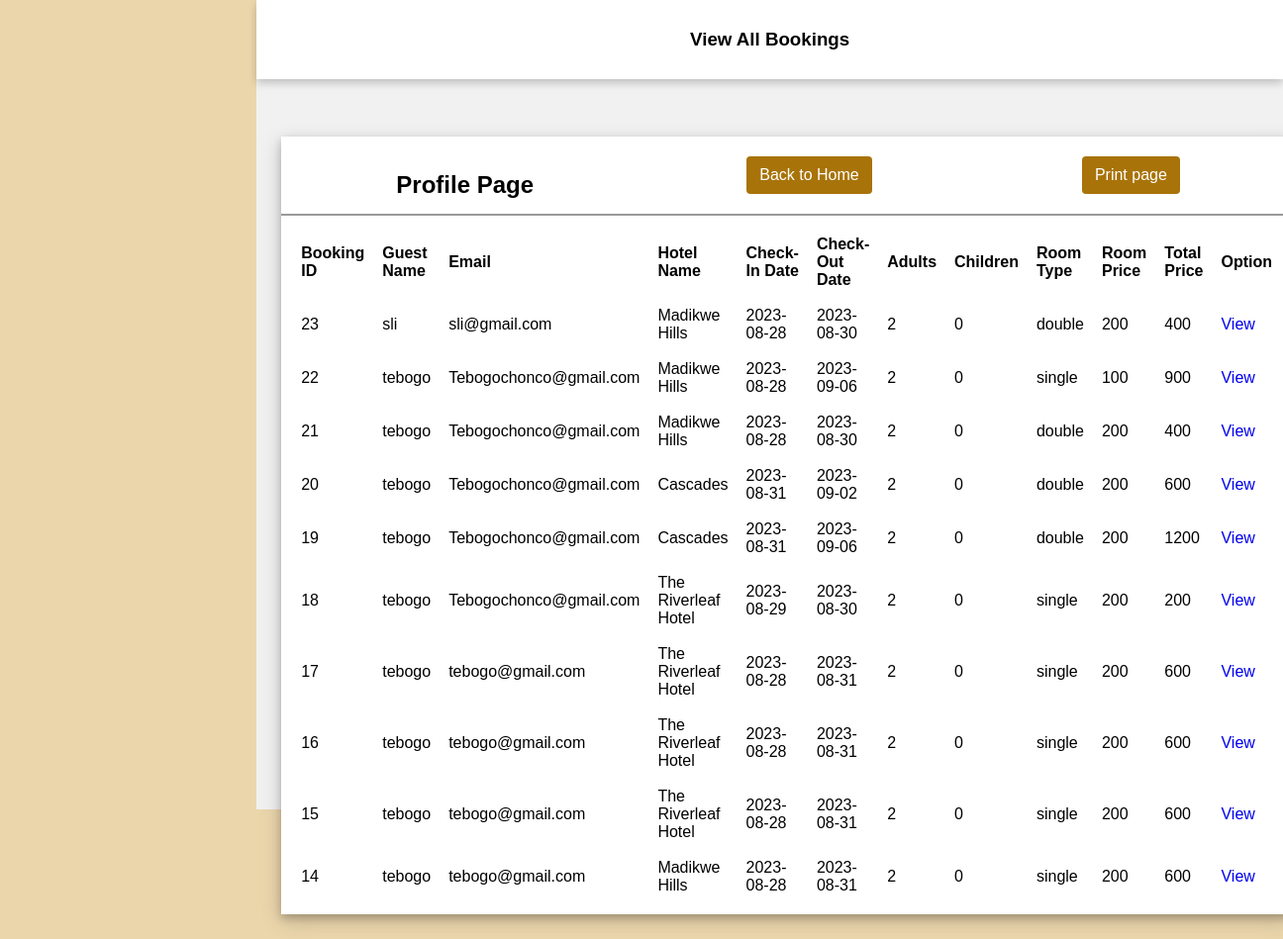
The app's page /profile.php with its own data.
### tables this page shows
CREATE TABLE `bookings` (
  `ID` int(11) NOT NULL,
  `guest_name` varchar(255) NOT NULL,
  `email` varchar(255) NOT NULL,
  `hotel_name` varchar(255) NOT NULL,
  `checkin_date` date NOT NULL,
  `checkout_date` date NOT NULL,
  `adults` tinyint(11) NOT NULL,
  `children` tinyint(11) NOT NULL,
  `room_type` varchar(255) NOT NULL,
  `room_price` decimal(11,0) NOT NULL,
  `total_price` decimal(11,0) NOT NULL
);

### profile.php (the view, shortened to what this page needs)
<?php
require_once 'includes/database.php';
?>
<!DOCTYPE html>
<html lang="en">
<head>
    <link rel="stylesheet" href="Admin/hotels.css">
</head>
<body>
    <br>
    <div class="container">
        <div class="header">
            <h3>View All Bookings</h3><br>
        </div>
        <div class="content">
            <div class="content-2">
                <div class="recent-payments">
                    <div class="title">
                        <h2>Profile Page</h2>
                        <li><a href="home.php"><button class="btn" id="addBtn">Back to Home</button></a></li>
                        <li><a href=""><button class="btn" id="addBtn">Print page</button></a></li>
                    </div>
                    <table>
                        <tr>
                            <th>Booking ID</th>
                            <th>Guest Name</th>
                            <th>Email</th>
                            <th>Hotel Name</th>
                            <th>Check-In Date</th>
                            <th>Check-Out Date</th>
                            <th>Adults</th>
                            <th>Children</th>
                            <th>Room Type</th>
                            <th>Room Price</th>
                            <th>Total Price</th>
                            <th>Option</th>
                        </tr>
                        <?php
                        $sql = "SELECT
                            b.ID AS BookingID,
                            b.guest_name AS GuestName,
                            b.email AS Email,
                            b.hotel_name AS HotelName,
                            b.checkin_date AS CheckInDate,
                            b.checkout_date AS CheckOutDate,
                            b.adults AS Adults,
                            b.children AS Children,
                            b.room_type AS RoomType,
                            b.room_price AS RoomPrice,
                            b.total_price AS TotalPrice
                        FROM bookings b
                        ORDER BY b.ID DESC
                        LIMIT 10";
                        $result = mysqli_query($conn, $sql);
                        if ($result->num_rows > 0) {
                            while ($row = $result->fetch_assoc()) { ?>
                        <tr>
                            <td><?php echo $row["BookingID"] ?></td>
                            <td><?php echo $row["GuestName"] ?></td>
                            <td><?php echo $row["Email"] ?></td>
                            <td><?php echo $row["HotelName"] ?></td>
                            <td><?php echo $row["CheckInDate"] ?></td>
                            <td><?php echo $row["CheckOutDate"] ?></td>
                            <td><?php echo $row["Adults"] ?></td>
                            <td><?php echo $row["Children"] ?></td>
                            <td><?php echo $row["RoomType"] ?></td>
                            <td><?php echo $row["RoomPrice"] ?></td>
                            <td><?php echo $row["TotalPrice"] ?></td>
                            <td><a href="#" class="btn">View</a></td>
                        </tr>
                        <?php
                    }
                } else {
                    echo "No bookings found.";
                }
                ?>
                    </table>
                </div>
            </div>
        </div>
    </div>
</body>
</html>

### Admin/hotels.css (style rules this page uses)
* { margin: 0; padding: 0; box-sizing: border-box; font-family: 'Poppins', sans-serif; }
body { background-color: #ebd6ac; min-height: 100vh; }
a { text-decoration: none; }
li { list-style: none; }
h1, h2, h4, h5 { text-align: center; margin-top: 20px; }
.title { display: flex; align-items: center; justify-content: space-around; padding: 15px 10px; border-bottom: 2px solid #999; }
table { padding: 10px; }
th, td { text-align: left; padding: 8px; }
.container { position: absolute; right: 0; width: 80vw; height: 100vh; background: #f1f1f1; }
.container .header { position: fixed; top: 0; right: 0; width: 80vw; height: 10vh; background: white; display: flex; align-items: center; justify-content: center; box-shadow: 0 4px 8px 0 rgba(0, 0, 0, 0.2); z-index: 1; }
.container .content { position: relative; margin-top: 10vh; min-height: 90vh; background: #f1f1f1; }
.container .content .content-2 { min-height: 60vh; display: flex; justify-content: space-around; align-items: flex-start; flex-wrap: wrap; }
.container .content .content-2 .recent-payments { min-height: 50vh; flex: 5; background: white; margin: 0 25px 25px 25px; box-shadow: 0 4px 8px 0 rgba(0, 0, 0, 0.2), 0 6px 20px 0 rgba(0, 0, 0, 0.19); display: flex; flex-direction: column; }
button { display: block; width: 100%; padding: 10px; margin: 3px; background-color: #a87309; color: #fff; border: none; border-radius: 4px; font-size: 16px; cursor: pointer; }
.container { display: flex; flex-direction: column; }
.content-2 { margin-top: 20px; padding-top: 20px; }

### records on screen
bookings: ID "23", guest_name "sli", email "sli@gmail.com", hotel_name "Madikwe Hills", checkin_date "2023-08-28", checkout_date "2023-08-30", adults "2", children "0", room_type "double", room_price "200", total_price "400"
bookings: ID "22", guest_name "tebogo", email "Tebogochonco@gmail.com", hotel_name "Madikwe Hills", checkin_date "2023-08-28", checkout_date "2023-09-06", adults "2", children "0", room_type "single", room_price "100", total_price "900"
bookings: ID "21", guest_name "tebogo", email "Tebogochonco@gmail.com", hotel_name "Madikwe Hills", checkin_date "2023-08-28", checkout_date "2023-08-30", adults "2", children "0", room_type "double", room_price "200", total_price "400"
bookings: ID "20", guest_name "tebogo", email "Tebogochonco@gmail.com", hotel_name "Cascades", checkin_date "2023-08-31", checkout_date "2023-09-02", adults "2", children "0", room_type "double", room_price "200", total_price "600"
bookings: ID "19", guest_name "tebogo", email "Tebogochonco@gmail.com", hotel_name "Cascades", checkin_date "2023-08-31", checkout_date "2023-09-06", adults "2", children "0", room_type "double", room_price "200", total_price "1200"
bookings: ID "18", guest_name "tebogo", email "Tebogochonco@gmail.com", hotel_name "The Riverleaf Hotel", checkin_date "2023-08-29", checkout_date "2023-08-30", adults "2", children "0", room_type "single", room_price "200", total_price "200"
bookings: ID "17", guest_name "tebogo", email "tebogo@gmail.com", hotel_name "The Riverleaf Hotel", checkin_date "2023-08-28", checkout_date "2023-08-31", adults "2", children "0", room_type "single", room_price "200", total_price "600"
bookings: ID "16", guest_name "tebogo", email "tebogo@gmail.com", hotel_name "The Riverleaf Hotel", checkin_date "2023-08-28", checkout_date "2023-08-31", adults "2", children "0", room_type "single", room_price "200", total_price "600"
bookings: ID "15", guest_name "tebogo", email "tebogo@gmail.com", hotel_name "The Riverleaf Hotel", checkin_date "2023-08-28", checkout_date "2023-08-31", adults "2", children "0", room_type "single", room_price "200", total_price "600"
bookings: ID "14", guest_name "tebogo", email "tebogo@gmail.com", hotel_name "Madikwe Hills", checkin_date "2023-08-28", checkout_date "2023-08-31", adults "2", children "0", room_type "single", room_price "200", total_price "600"
